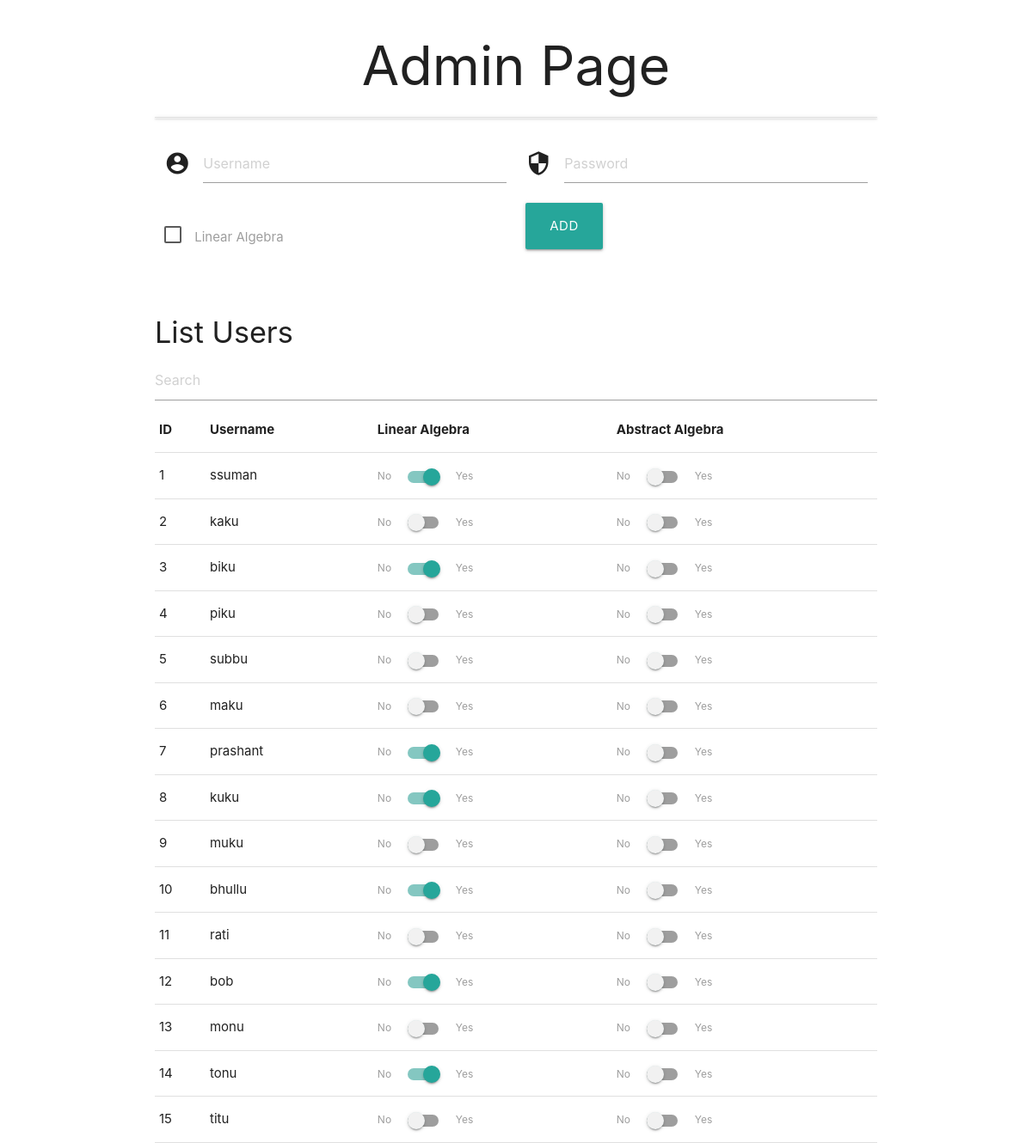
The page /admin (signed in) on the database its author committed.
### infimath/server.py (models this page shows)
class User(UserMixin, db.Model):
    id = db.Column(db.Integer, primary_key=True)
    username = db.Column(db.String(100), unique=True)
    password = db.Column(db.String(100))
    linear_algebra = db.Column(db.Boolean, unique=False, default=True)
    abstract_algebra = db.Column(db.Boolean, unique=False, default=True)

### infimath/server.py (the view)
@app.route("/admin", methods=["GET", "POST"])
@login_required
def admin():
    if current_user.id == 1:
        if request.method == "POST":
            if request.form.get('username') is not None:
                hash_and_salted_password = generate_password_hash(
                    request.form.get('password'),
                    method='pbkdf2:sha256',
                    salt_length=8
                )
                new_user = User(
                    username=request.form.get('username'),
                    password=hash_and_salted_password,
                    linear_algebra=(request.form.get('linear_algebra') == 'on'),
                )
                db.session.add(new_user)
                db.session.commit()
            elif request.form.get("linear_algebra") is not None:
                print(request.form.getlist("linear_algebra"))
                user = User.query.get(request.form.get("linear_algebra"))
                user.linear_algebra = not user.linear_algebra
                db.session.commit()
            elif request.form.get("abstract_algebra") is not None:
                print(request.form.getlist("abstract_algebra"))
                user = User.query.get(request.form.get("abstract_algebra"))
                user.abstract_algebra = not user.abstract_algebra
                db.session.commit()
            return redirect('/admin')
        else:
            users = User.query.order_by(User.id).all()
            return render_template("admin.html", users=users)
    else:
        redirect(url_for("home"))

### infimath/server.py (called while the page is built)
@login_manager.user_loader
def load_user(user_id):
    return User.query.get(int(user_id))

### infimath/templates/admin.html (shortened to what this page needs)
<!DOCTYPE html>
<html lang="en">
<head>
  <link rel="stylesheet" href="https://cdnjs.cloudflare.com/ajax/libs/materialize/1.0.0/css/materialize.min.css" />
  <link rel="stylesheet" href="{{ url_for('static', filename='custom.css') }}" />
</head>
<body>
  <section class="admin-page">
    <div class="container">
      <h1 class="center-align">Admin Page</h1>
      <div class="divider z-depth-1"></div>
      <div class="section z-depth-0">
        <div class="row">
          <form action="{{ url_for('admin') }}" method="post" class="col s12">
            <div class="row">
              <div class="input-field col s6">
                <i class="material-icons prefix">account_circle</i>
                <input type="text" name="username" placeholder="Username" required="required" />
              </div>
              <div class="input-field col s6">
                <i class="material-icons prefix">security</i>
                <input type="password" name="password" placeholder="Password" required="required" />
              </div>
              <div class="input-field col s3">
                <label>
                  <span>Linear Algebra</span>
                </label>
              </div>
              <div class="input-filed col s6 offset-s3">
                <button type="submit" class="btn btn-primary btn-block btn-large">ADD</button>
              </div>
            </div>
          </form>
        </div>
      </div>
      <h4>List Users</h4>
      <input type="text" class="form-control mb-3 tablesearch-input" data-tablesearch-table="#data-table"
        placeholder="Search">
      <div class="responsive-table">
        <table id="data-table" class="table-striped">
          <thead>
            <tr>
              <th>ID</th>
              <th>Username</th>
              <th>Linear Algebra</th>
              <th>Abstract Algebra</th>
            </tr>
          </thead>
          <tbody>
            {% for user in users %}
            <tr>
              <td>{{ user.id }}</td>
              <td>{{ user.username }}</td>
              <td>
                <div class="switch">
                  <form action="{{ url_for('admin') }}" method="post">
                    <label>
                      No
                      {% if user.linear_algebra == True %}
                      <span class="lever"></span>
                      {% else %}
                      <span class="lever"></span>
                      {% endif %}
                      Yes
                    </label>
                  </form>
                </div>
              </td>
              <td>
                <div class="switch">
                  <form action="{{ url_for('admin') }}" method="post">
                    <label>
                      No
                      {% if user.abstract_algebra == True %}
                      <input type='hidden' value="{{ user.id }}" name="abstract_algebra">
                      <input checked type="checkbox" onChange="this.form.submit()">
                      <span class="lever"></span>
                      {% else %}
                      <span class="lever"></span>
                      {% endif %}
                      Yes
                    </label>
                  </form>
                </div>
              </td>
            </tr>
            {% endfor %}
          </tbody>
        </table>
      </div>
  </section>
</body>
</html>

### rows shown on the page
User: id "1", username "ssuman"
User: id "2", username "kaku"
User: id "3", username "biku"
User: id "4", username "piku"
User: id "5", username "subbu"
User: id "6", username "maku"
User: id "7", username "prashant"
User: id "8", username "kuku"
User: id "9", username "muku"
User: id "10", username "bhullu"
User: id "11", username "rati"
User: id "12", username "bob"
User: id "13", username "monu"
User: id "14", username "tonu"
User: id "15", username "titu"
